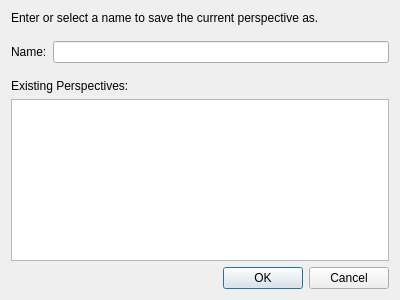
<?xml version="1.0" encoding="UTF-8"?>
<ui version="4.0">
 <class>SavePerspectiveDialog</class>
 <widget class="QDialog" name="SavePerspectiveDialog">
  <property name="geometry">
   <rect>
    <x>0</x>
    <y>0</y>
    <width>400</width>
    <height>300</height>
   </rect>
  </property>
  <property name="windowTitle">
   <string>Save Perspective As...</string>
  </property>
  <layout class="QVBoxLayout" name="verticalLayout">
   <item>
    <widget class="QLabel" name="label">
     <property name="text">
      <string>Enter or select a name to save the current perspective as.</string>
     </property>
    </widget>
   </item>
   <item>
    <layout class="QHBoxLayout" name="horizontalLayout">
     <property name="topMargin">
      <number>10</number>
     </property>
     <property name="bottomMargin">
      <number>10</number>
     </property>
     <item>
      <widget class="QLabel" name="label_2">
       <property name="text">
        <string>Name:</string>
       </property>
      </widget>
     </item>
     <item>
      <widget class="QLineEdit" name="lineEdit"/>
     </item>
    </layout>
   </item>
   <item>
    <widget class="QLabel" name="label_3">
     <property name="text">
      <string>Existing Perspectives:</string>
     </property>
    </widget>
   </item>
   <item>
    <widget class="QListView" name="listView"/>
   </item>
   <item>
    <widget class="QDialogButtonBox" name="buttonBox">
     <property name="orientation">
      <enum>Qt::Horizontal</enum>
     </property>
     <property name="standardButtons">
      <set>QDialogButtonBox::Cancel|QDialogButtonBox::Ok</set>
     </property>
    </widget>
   </item>
  </layout>
 </widget>
 <resources/>
 <connections>
  <connection>
   <sender>buttonBox</sender>
   <signal>accepted()</signal>
   <receiver>SavePerspectiveDialog</receiver>
   <slot>accept()</slot>
   <hints>
    <hint type="sourcelabel">
     <x>248</x>
     <y>254</y>
    </hint>
    <hint type="destinationlabel">
     <x>157</x>
     <y>274</y>
    </hint>
   </hints>
  </connection>
  <connection>
   <sender>buttonBox</sender>
   <signal>rejected()</signal>
   <receiver>SavePerspectiveDialog</receiver>
   <slot>reject()</slot>
   <hints>
    <hint type="sourcelabel">
     <x>316</x>
     <y>260</y>
    </hint>
    <hint type="destinationlabel">
     <x>286</x>
     <y>274</y>
    </hint>
   </hints>
  </connection>
 </connections>
</ui>
